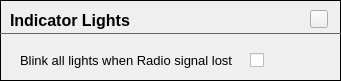
               <widget class="FrameContent" name="frmBlinkWhenRadioOff">
                <property name="geometry">
                 <rect>
                  <x>10</x>
                  <y>280</y>
                  <width>341</width>
                  <height>81</height>
                 </rect>
                </property>
                <property name="frameShape">
                 <enum>QFrame::Box</enum>
                </property>
                <property name="frameShadow">
                 <enum>QFrame::Plain</enum>
                </property>
                <widget class="QLabel" name="label_139">
                 <property name="geometry">
                  <rect>
                   <x>10</x>
                   <y>10</y>
                   <width>191</width>
                   <height>21</height>
                  </rect>
                 </property>
                 <property name="font">
                  <font>
                   <family>MS Shell Dlg 2</family>
                   <pointsize>12</pointsize>
                   <weight>75</weight>
                   <bold>true</bold>
                  </font>
                 </property>
                 <property name="text">
                  <string>Indicator Lights</string>
                 </property>
                </widget>
                <widget class="QFrame" name="frame_27">
                 <property name="geometry">
                  <rect>
                   <x>0</x>
                   <y>23</y>
                   <width>341</width>
                   <height>20</height>
                  </rect>
                 </property>
                 <property name="styleSheet">
                  <string notr="true">color: #666;</string>
                 </property>
                 <property name="frameShape">
                  <enum>QFrame::HLine</enum>
                 </property>
                 <property name="frameShadow">
                  <enum>QFrame::Plain</enum>
                 </property>
                </widget>
                <widget class="QCheckBox" name="chkBlinkSignalLost">
                 <property name="geometry">
                  <rect>
                   <x>250</x>
                   <y>51</y>
                   <width>16</width>
                   <height>18</height>
                  </rect>
                 </property>
                 <property name="text">
                  <string/>
                 </property>
                </widget>
                <widget class="QLabel" name="label_126">
                 <property name="geometry">
                  <rect>
                   <x>20</x>
                   <y>50</y>
                   <width>221</width>
                   <height>21</height>
                  </rect>
                 </property>
                 <property name="font">
                  <font>
                   <pointsize>10</pointsize>
                  </font>
                 </property>
                 <property name="text">
                  <string>Blink all lights when Radio signal lost</string>
                 </property>
                </widget>
                <widget class="HelpButton" name="hpbIndicatorLights">
                 <property name="geometry">
                  <rect>
                   <x>310</x>
                   <y>10</y>
                   <width>18</width>
                   <height>18</height>
                  </rect>
                 </property>
                 <property name="maximumSize">
                  <size>
                   <width>18</width>
                   <height>18</height>
                  </size>
                 </property>
                 <property name="text">
                  <string/>
                 </property>
                </widget>
               </widget>
